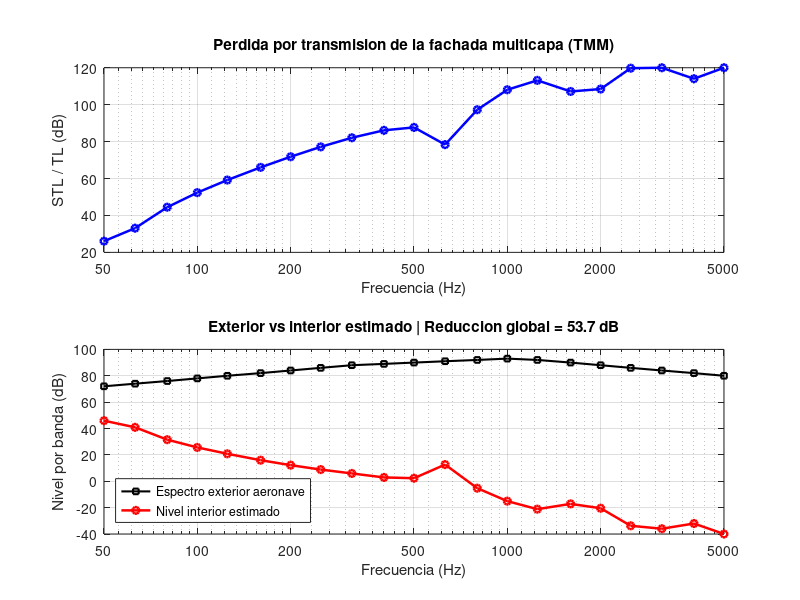
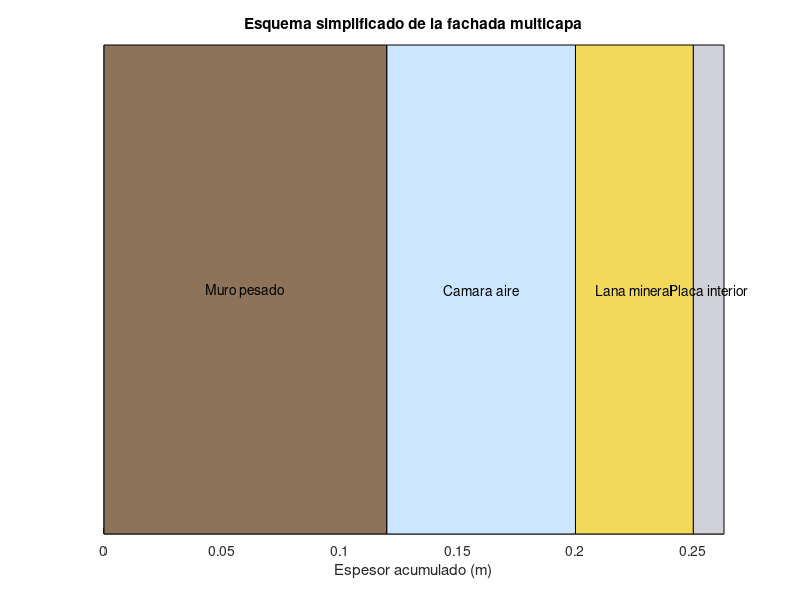

Reproduce these figures in MATLAB, in order. (Note: this script raises an error after producing the figures.)
% Fachada multicapa con TMM acústico a incidencia normal
% Modelo simplificado: aire exterior -> muro (masa superficial) -> camara de aire
% -> lana mineral (fluido equivalente simple) -> placa interior (masa superficial) -> aire interior
% Calcula STL y nivel interior estimado frente a un espectro simplificado de ruido de aeronaves

clear; close all; clc;

% -------------------------------
% Parametros del aire
% -------------------------------
rho0 = 1.21;            % kg/m^3
c0   = 343;             % m/s
Z0   = rho0 * c0;       % impedancia caracteristica del aire

% -------------------------------
% Frecuencias (1/3 de octava aprox.)
% -------------------------------
f = [50 63 80 100 125 160 200 250 315 400 500 630 800 1000 1250 1600 2000 2500 3150 4000 5000];
omega = 2*pi*f;
k0 = omega / c0;

% -------------------------------
% Espectro exterior simplificado de ruido de aeronave (dB)
% Caso ilustrativo, no medicion local
% -------------------------------
Lext = [72 74 76 78 80 82 84 86 88 89 90 91 92 93 92 90 88 86 84 82 80];

% -------------------------------
% Parametros de la fachada
% -------------------------------
% Muro rigido modelado como masa superficial (ladrillo/mamposteria pesada)
m1 = 220;               % kg/m^2
eta1 = 0.05;            % perdida estructural

% Camara de aire
d_air = 0.08;           % m

% Lana mineral como fluido equivalente simple con perdidas efectivas
d_p = 0.05;             % m
rho_eq = 25;            % kg/m^3 (valor efectivo simplificado)
c_eq = 120;             % m/s   (valor efectivo simplificado)
alpha_p = 0.12;         % perdida efectiva Np/m aprox creciente se puede refinar

% Placa interior (yeso)
m2 = 12;                % kg/m^2
eta2 = 0.08;            % perdida estructural

% -------------------------------
% Funciones auxiliares locales
% -------------------------------
function M = fluid_layer(k, Z, d)
  M = [cos(k*d), 1i*Z*sin(k*d); 1i*(1/Z)*sin(k*d), cos(k*d)];
endfunction

function M = mass_layer(omega, m, eta)
  Zs = 1i*omega*m*(1 - 1i*eta);
  M = [1, Zs; 0, 1];
endfunction

function tau = transmission_from_M(M, ZL, ZR)
  den = M(1,1) + M(1,2)/ZR + ZL*M(2,1) + (ZL/ZR)*M(2,2);
  tau = abs(2/den)^2 * real(ZL/ZR);
endfunction

% -------------------------------
% Calculo TMM
% -------------------------------
TL = zeros(size(f));
Lin = zeros(size(f));
tau = zeros(size(f));

for n = 1:length(f)
  w = omega(n);

  % Camara de aire
  M_airgap = fluid_layer(k0(n), Z0, d_air);

  % Poroso como fluido equivalente con numero de onda complejo
  k_p = w/c_eq - 1i*alpha_p;
  Z_p = rho_eq * c_eq * (1 + 0.15i);
  M_porous = fluid_layer(k_p, Z_p, d_p);

  % Hojas / paneles como masas superficiales
  M_wall  = mass_layer(w, m1, eta1);
  M_board = mass_layer(w, m2, eta2);

  % Matriz total de izquierda a derecha
  Mtot = M_wall * M_airgap * M_porous * M_board;

  tau(n) = transmission_from_M(Mtot, Z0, Z0);
  TL(n) = -10*log10(max(tau(n), 1e-12));
  Lin(n) = Lext(n) - TL(n);
endfor

% -------------------------------
% Indices globales simples en dB(A)-like ilustrativos
% -------------------------------
Lext_lin = sum(10.^(Lext/10));
Lin_lin  = sum(10.^(Lin/10));
Lext_tot = 10*log10(Lext_lin);
Lin_tot  = 10*log10(Lin_lin);
Red_global = Lext_tot - Lin_tot;

% -------------------------------
% Graficas
% -------------------------------
figure('Position',[80 80 1000 700]);
subplot(2,1,1)
semilogx(f, TL, 'b-o', 'LineWidth', 1.8, 'MarkerSize', 5); grid on;
xlabel('Frecuencia (Hz)'); ylabel('STL / TL (dB)');
title('Perdida por transmision de la fachada multicapa (TMM)');
xticks_plot = [50 100 200 500 1000 2000 5000];
set(gca,'XTick',xticks_plot);
set(gca,'XTickLabel',{'50','100','200','500','1000','2000','5000'});
xlim([min(f) max(f)]);

subplot(2,1,2)
semilogx(f, Lext, 'k-s', 'LineWidth', 1.5, 'MarkerSize', 4); hold on;
semilogx(f, Lin, 'r-o', 'LineWidth', 1.8, 'MarkerSize', 5); grid on;
xlabel('Frecuencia (Hz)'); ylabel('Nivel por banda (dB)');
legend('Espectro exterior aeronave','Nivel interior estimado','Location','southwest');
title(sprintf('Exterior vs interior estimado | Reduccion global = %.1f dB', Red_global));
xticks_plot = [50 100 200 500 1000 2000 5000];
set(gca,'XTick',xticks_plot);
set(gca,'XTickLabel',{'50','100','200','500','1000','2000','5000'});
xlim([min(f) max(f)]);

print('output/fachada_tmm_resultado.png','-dpng','-r180');

% -------------------------------
% Perfil esquematico de capas
% -------------------------------
figure('Position',[120 120 1000 280]);
layer_names = {'Muro pesado','Camara aire','Lana mineral','Placa interior'};
layer_thick = [0.12 d_air d_p 0.013];
layer_x = [0 cumsum(layer_thick)];
colors = [0.55 0.45 0.35; 0.80 0.90 1.00; 0.95 0.85 0.35; 0.82 0.82 0.85];
for i=1:length(layer_thick)
  patch([layer_x(i) layer_x(i+1) layer_x(i+1) layer_x(i)], [0 0 1 1], colors(i,:), 'EdgeColor','k');
  text((layer_x(i)+layer_x(i+1))/2, 0.5, layer_names{i}, 'HorizontalAlignment','center');
  hold on;
endfor
xlim([0 layer_x(end)]); ylim([0 1]);
set(gca,'YTick',[]);
xlabel('Espesor acumulado (m)');
title('Esquema simplificado de la fachada multicapa');
grid on;
print('output/fachada_tmm_capas.png','-dpng','-r180');

% -------------------------------
% Tabla de resultados
% -------------------------------
T = [f(:), Lext(:), TL(:), Lin(:), tau(:)];
header = 'Frecuencia_Hz,Lext_dB,TL_dB,NivelInterior_dB,tau';
fid = fopen('output/fachada_tmm_resultados.csv','w');
fprintf(fid, '%s\n', header);
fclose(fid);
dlmwrite('output/fachada_tmm_resultados.csv', T, '-append');

fprintf('Nivel exterior total aprox: %.2f dB\n', Lext_tot);
fprintf('Nivel interior total aprox: %.2f dB\n', Lin_tot);
fprintf('Reduccion global aprox: %.2f dB\n', Red_global);
